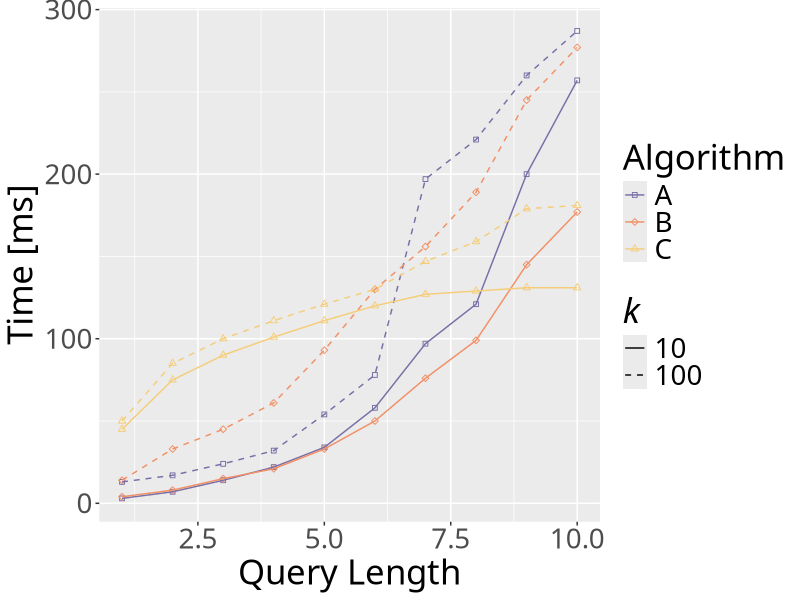

Reproduce this figure in R. (Note: this script raises an error after producing the figure.)
library(ggplot2);
library(Cairo);

fancy_scientific <- function(l) {
     # turn in to character string in scientific notation
     l <- format(l, scientific = TRUE)
     l <- gsub("0e\\+00","0",l)
     # quote the part before the exponent to keep all the digits
     l <- gsub("^(.*)e", "'\\1'e", l)
     l <- gsub("e\\+","e",l)
     # turn the 'e+' into plotmath format
     l <- gsub("e", "%*%10^", l)
     l <- gsub("\\'1[\\.0]*\\'\\%\\*\\%", "", l)
     # return this as an expression
     parse(text=l)
}

#HEADER
#k,qlen,algorithm,time

# 1. Read data
data <- read.csv(file="pointline.csv",sep=",",header=TRUE);

# 2. Plot the data. We are interested to compare time 
# across the various query lengths and k values for each algorithm
plot <- ggplot(data, aes(x=qlen, y=time, group=interaction(k,algorithm), linetype=factor(k), shape=factor(algorithm), colour=factor(algorithm)))

# 3. Draws the points and lines
plot <- plot + geom_point() + geom_line()

# 4. Fill in axis labels.
plot <- plot + scale_x_continuous("Query Length")
plot <- plot + scale_y_continuous("Time [ms]")
# NOTE: Can also use scale_x_log10() or scale_y_log10() if desired

# 5. Make sure we are using the same text type as the paper we are writing
plot <- plot + theme(text = element_text(family = "Linux Libertine O", size=25))

# 6. Set the colours for the lines. We need one colour per system, as we
# set colour=factor(system)
plot <- plot + scale_colour_manual("Algorithm", values=c("A" = "#786fa6", 
                                                    "B" = "#f19066",
                                                    "C" = "#f5cd79"))
# Set the shapes now. We also need one shape per system
plot <- plot + scale_shape_manual("Algorithm", values=c(22,23,24))

# Set the line-types. We need one type of line for each k we have
plot <- plot + scale_linetype_manual(expression(paste(italic(k))), values=c("solid", "dashed"))


# 7. Move the legend if desired. Can have both positions such as "left", "right"
# or x/y coordinates
# Example 1:
#plot <- plot + theme(legend.position="bottom")

# Example 2:
#plot <- plot + theme(legend.position=c(0.2,0.8))

# Save the PDF
ggsave(plot,file="mpointline.pdf",width=9,height=7, device=cairo_pdf)
embedFonts("mpointline.pdf",options='-c ".setpdfwrite <</NeverEmbed [ ]>> setdistillerparams" -dSubsetFonts=true -dCompressFonts=true -dCompatibilityLevel=1.4')
